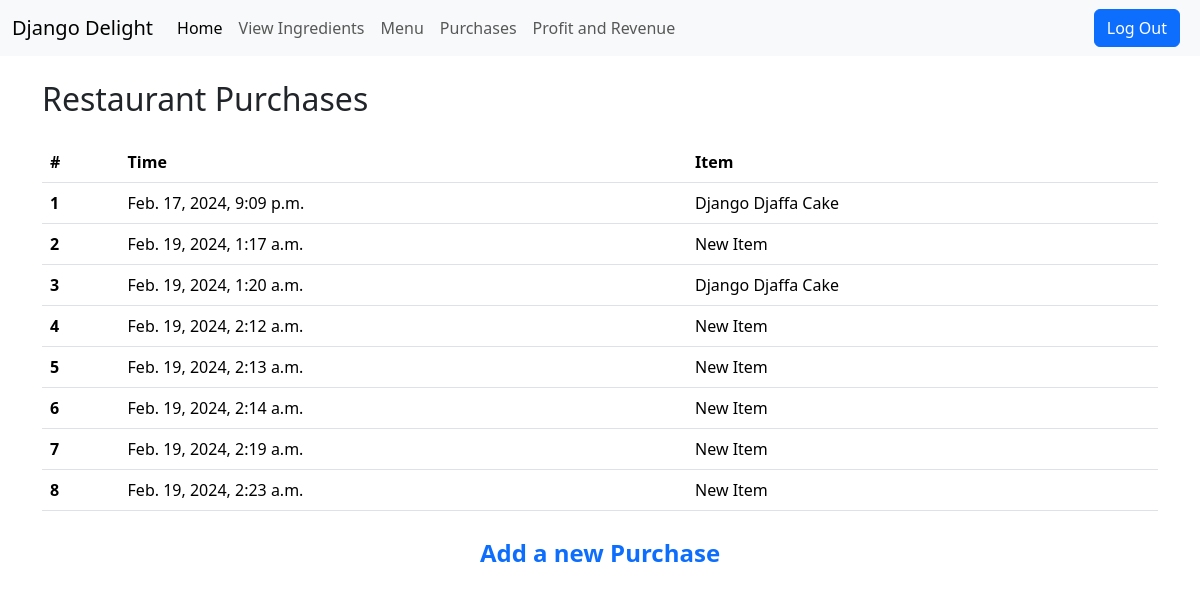
The page /purchases/ (signed in) on the database its author committed.
### inventory/models.py (models this page shows, shortened)
class Purchase(models.Model):
    menu_item = models.ForeignKey(MenuItem, on_delete=models.CASCADE)
    timestamp = models.DateTimeField(default=timezone.now)

class MenuItem(models.Model):
    title = models.CharField(max_length=50)
    price = models.FloatField()

### inventory/views.py (the view)
# urls.py: path("purchases/", views.ListPurchases.as_view(), name="purchases"),
class ListPurchases(LoginRequiredMixin, ListView):
    model = Purchase
    template_name = "inventory/purchases.html"
    context_object_name = "purchases"

### inventory/templates/inventory/purchases.html
{% extends './base.html' %} {% block title %}Restaurant Purchases{% endblock %}
{% block content %}
<div class="container mt-4">
  <h2 class="mb-4">Restaurant Purchases</h2>
  <table class="table">
    <thead>
      <tr>
        <th scope="col">#</th>
        <th scope="col">Time</th>
        <th scope="col">Item</th>
      </tr>
    </thead>
    <tbody>
      {% for purchase in purchases %}
      <tr>
        <th scope="row">{{ forloop.counter }}</th>
        <td>{{ purchase.timestamp }}</td>
        <td>{{ purchase.menu_item.title }}</td>
      </tr>
      {% endfor %}
    </tbody>
  </table>
  <div class="container text-center mt-4 mb-2">
    <a
      href='{% url "addpurchase" %}'
      class="fw-bold fs-4 text-decoration-none"
      >Add a new Purchase</a
    >
  </div>
</div>
{% endblock %}

### rows shown on the page
Purchase: timestamp "Feb. 17, 2024, 9:09 p.m.", menu_item "Django Djaffa Cake"
Purchase: timestamp "Feb. 19, 2024, 1:17 a.m.", menu_item "New Item"
Purchase: timestamp "Feb. 19, 2024, 1:20 a.m.", menu_item "Django Djaffa Cake"
Purchase: timestamp "Feb. 19, 2024, 2:12 a.m.", menu_item "New Item"
Purchase: timestamp "Feb. 19, 2024, 2:13 a.m.", menu_item "New Item"
Purchase: timestamp "Feb. 19, 2024, 2:14 a.m.", menu_item "New Item"
Purchase: timestamp "Feb. 19, 2024, 2:19 a.m.", menu_item "New Item"
Purchase: timestamp "Feb. 19, 2024, 2:23 a.m.", menu_item "New Item"
